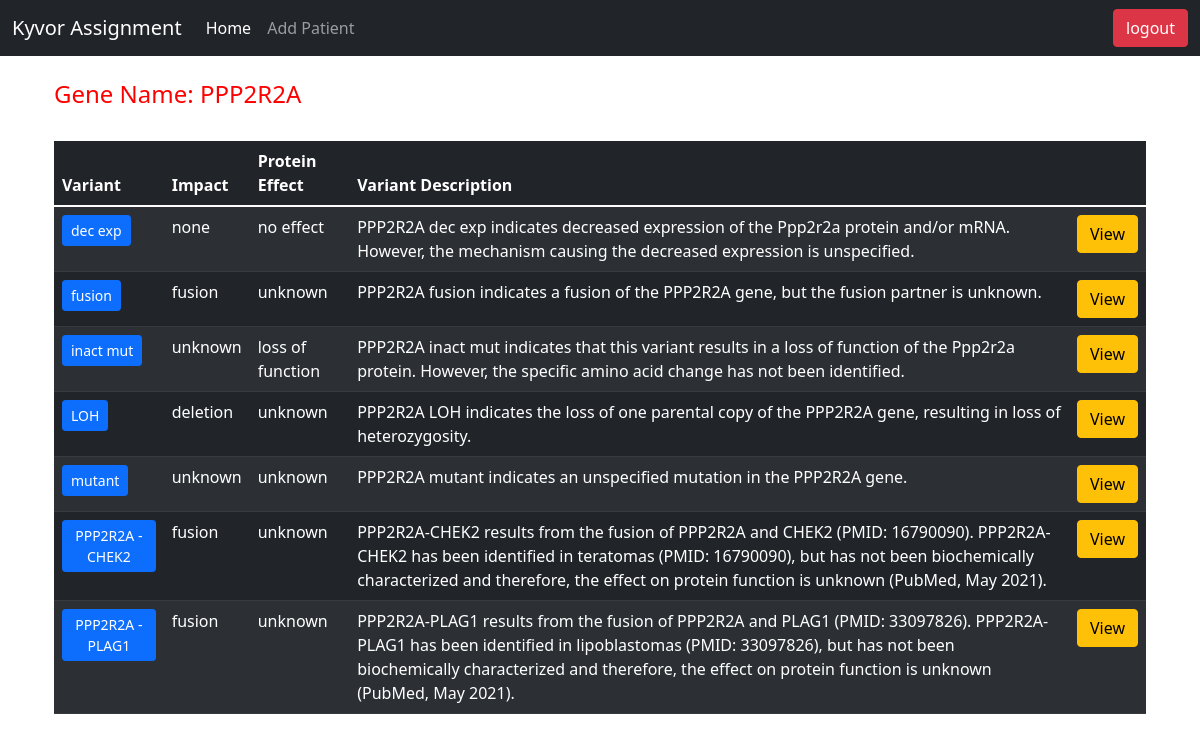
Screenshot of /gene-detail/PPP2R2A/ (signed in) with the database file from the repository.
### genome/models.py (models this page shows, shortened)
class Gene(models.Model):
    gene = models.CharField(max_length=200, null=True, blank=True)
    key = models.CharField(max_length=200, null=True, blank=True)
    impact = models.CharField(max_length=200, null=True, blank=True)
    variant_description = models.CharField(
        max_length=200, null=True, blank=True)
    variant = models.CharField(max_length=200, null=True, blank=True)
    protein_effect = models.CharField(max_length=200, null=True, blank=True)
    associated_with_drug_resistance = models.CharField(
        max_length=200, null=True, blank=True)
    id = models.UUIDField(default=uuid.uuid4, unique=True,
                          primary_key=True, editable=False)

### genome/views.py (the view)
# urls.py: path('gene-detail/<str:pk>/', views.gene_detail, name="gene-detail"),
@login_required(login_url='login-user')
def gene_detail(request, pk):
    genes = Gene.objects.filter(gene=pk)
    variant_list = []
    for gene in genes:
        if gene.variant not in variant_list:
            variant_list.append(gene)
    context = {
        "gene": pk,
        "variant_list": variant_list
    }
    return render(request, 'genome/gene_detail.html', context)

### genome/templates/genome/gene_detail.html
{% extends 'main.html' %} {% block content %}
<br />
<div class="container">
  <h4 style="color: red">Gene Name: {{gene}}</h4>
  <br />
  <table class="table table-dark table-striped">
    <thead>
      <tr>
        <th scope="col">Variant</th>
        <th scope="col">Impact</th>
        <th scope="col">Protein Effect</th>
        <th scope="col">Variant Description</th>
        <th></th>
      </tr>
    </thead>
    <tbody>
      {% for variant in variant_list %}
      <tr>
        <th scope="row">
          <a
            class="btn btn-primary btn-sm"
            href="{% url 'variant-detail' variant.id %}"
            >{{variant.variant}}</a
          >
        </th>
        <td>{{variant.impact}}</td>
        <td>{{variant.protein_effect}}</td>
        <td>{{variant.variant_description}}</td>
        <td>
          <a
            class="btn btn-warning"
            href="{% url 'variant-detail' variant.id %}"
            >View</a
          >
        </td>
      </tr>
      {% endfor %}
    </tbody>
  </table>
</div>
{% endblock content %}

### rows the page displays
Gene: variant "dec exp", impact "none", protein_effect "no effect", variant_description "PPP2R2A dec exp indicates decreased expression of the Ppp2r2a protein and/or mRNA. However, the mechanism causing the decreased expression is unspecified."
Gene: variant "fusion", impact "fusion", protein_effect "unknown", variant_description "PPP2R2A fusion indicates a fusion of the PPP2R2A gene, but the fusion partner is unknown."
Gene: variant "inact mut", impact "unknown", protein_effect "loss of function", variant_description "PPP2R2A inact mut indicates that this variant results in a loss of function of the Ppp2r2a protein. However, the specific amino acid change has not been identified."
Gene: variant "LOH", impact "deletion", protein_effect "unknown", variant_description "PPP2R2A LOH indicates the loss of one parental copy of the PPP2R2A gene, resulting in loss of heterozygosity."
Gene: variant "mutant", impact "unknown", protein_effect "unknown", variant_description "PPP2R2A mutant indicates an unspecified mutation in the PPP2R2A gene."
Gene: variant "PPP2R2A - CHEK2", impact "fusion", protein_effect "unknown", variant_description "PPP2R2A-CHEK2 results from the fusion of PPP2R2A and CHEK2 (PMID: 16790090). PPP2R2A-CHEK2 has been identified in teratomas (PMID: 16790090), but has not been biochemically characterized and therefore, the effect on protein function is unknown (PubMed, May 2021)."
Gene: variant "PPP2R2A - PLAG1", impact "fusion", protein_effect "unknown", variant_description "PPP2R2A-PLAG1 results from the fusion of PPP2R2A and PLAG1 (PMID: 33097826). PPP2R2A-PLAG1 has been identified in lipoblastomas (PMID: 33097826), but has not been biochemically characterized and therefore, the effect on protein function is unknown (PubMed, May 2021)."

### other values shown
{{ gene }} "PPP2R2A"
